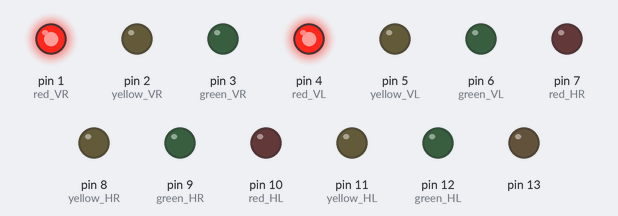
Simulated run of this sketch. Board: Arduino Uno, built with avr-gcc and run on an emulated ATmega328P. On the bench: output pins drawn as LEDs (lit = HIGH).

Above: at 0.1 s.
At 5.5 s:
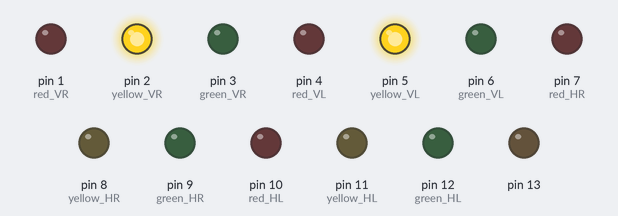
At 13.9 s:
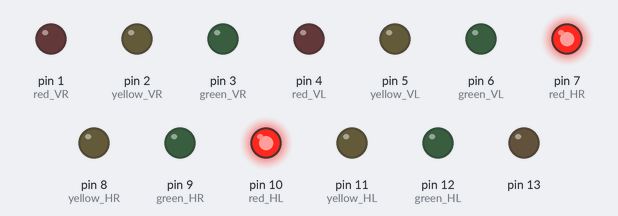
At 19.3 s:
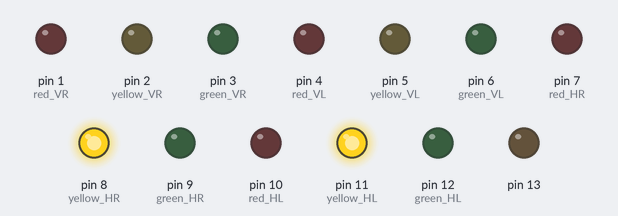
At 22.7 s:
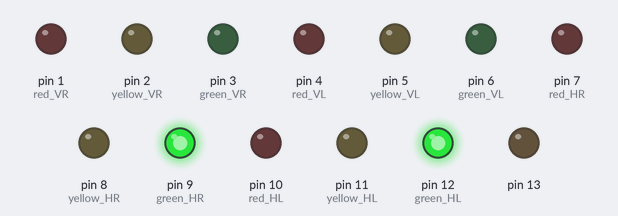
At 36.5 s:
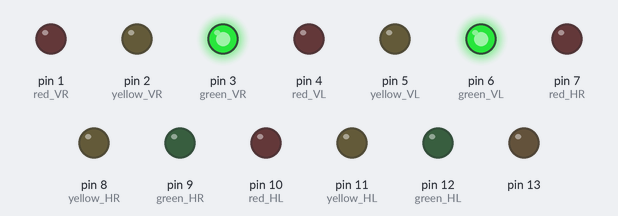
Timing chart, 0 to 38.0 s (numbered marks = the images above):
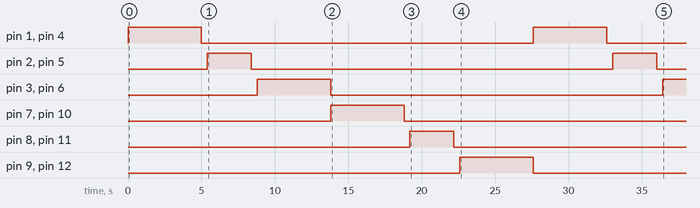

The sketch:

traffic_light_system_v1.ino
```cpp
int red_VR = 1, yellow_VR  = 2 , green_VR  = 3    ,red_VL = 4, yellow_VL  = 5, green_VL  = 6    ,red_HR = 7, yellow_HR  = 8, green_HR  = 9    ,red_HL = 10, yellow_HL  = 11 , green_HL  = 12   ;

void setup() {

//setup ports from 1 to 12 as output
  DDRD = B11111110;
  DDRB = B111111;


}

void loop() {
//vertical road sequence
  //blink red
  digitalWrite(red_VR , 1);
  digitalWrite(red_VL , 1);
  delay(5000);
  //clear
  digitalWrite(red_VR , 0);
  digitalWrite(red_VL , 0);
  delay(400);
  //blink yellow
  digitalWrite(yellow_VR , 1);
  digitalWrite(yellow_VL , 1);
  delay(3000);
  //clear
  digitalWrite(yellow_VR , 0);
  digitalWrite(yellow_VL , 0);
  delay(400);
  //blink green
  digitalWrite(green_VR , 1);
  digitalWrite(green_VL , 1);
  delay(5000);
  //clear
  digitalWrite(green_VR , 0);
  digitalWrite(green_VL , 0);

//clear vertical road

//horizontal road sequence
  //blink red
  digitalWrite(red_HR, 1);
  digitalWrite(red_HL , 1);
  delay(5000);
  //clear
  digitalWrite(red_HR, 0);
  digitalWrite(red_HL , 0);
  delay(400);
  //blink yellow
  digitalWrite(yellow_HR, 1);
  digitalWrite(yellow_HL , 1);
  delay(3000);
  //clear
  digitalWrite(yellow_HR, 0);
  digitalWrite(yellow_HL , 0);
  delay(400);
  //blink green
  digitalWrite(green_HR, 1);
  digitalWrite(green_HL , 1);
  delay(5000);
  //clear
  digitalWrite(green_HR, 0);
  digitalWrite(green_HL , 0);

//clear vertical road


}
```

Measured:
- by itself, pin 1 (red_VR), pin 4 (red_VL): alternates HIGH for 5.0 s and LOW for 22.6 s
- by itself, pin 2 (yellow_VR), pin 5 (yellow_VL): alternates HIGH for 3.0 s and LOW for 24.6 s
- by itself, pin 3 (green_VR), pin 6 (green_VL): LOW → HIGH at 8.8 s, → LOW 5.0 s later, → HIGH 22.6 s later
- by itself, pin 7 (red_HR), pin 10 (red_HL): LOW → HIGH at 13.8 s, → LOW 5.0 s later
- by itself, pin 8 (yellow_HR), pin 11 (yellow_HL): LOW → HIGH at 19.2 s, → LOW 3.0 s later
- by itself, pin 9 (green_HR), pin 12 (green_HL): LOW → HIGH at 22.6 s, → LOW 5.0 s later
